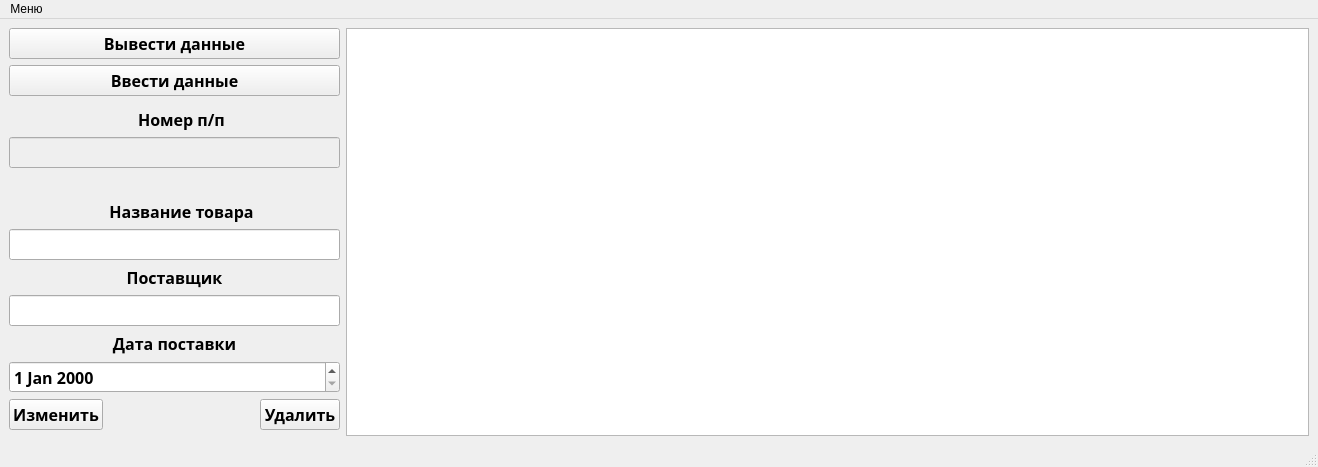
<?xml version="1.0" encoding="UTF-8"?>
<ui version="4.0">
 <class>MainWindow</class>
 <widget class="QMainWindow" name="MainWindow">
  <property name="geometry">
   <rect>
    <x>0</x>
    <y>0</y>
    <width>1318</width>
    <height>420</height>
   </rect>
  </property>
  <property name="windowTitle">
   <string>MainWindow</string>
  </property>
  <widget class="QWidget" name="centralwidget">
   <layout class="QGridLayout" name="gridLayout">
    <item row="9" column="0" colspan="3">
     <widget class="QLabel" name="label_3">
      <property name="font">
       <font>
        <family>Ubuntu Mono</family>
        <pointsize>12</pointsize>
        <weight>75</weight>
        <bold>true</bold>
       </font>
      </property>
      <property name="text">
       <string>Поставщик</string>
      </property>
      <property name="alignment">
       <set>Qt::AlignCenter</set>
      </property>
     </widget>
    </item>
    <item row="3" column="1">
     <widget class="QLabel" name="label">
      <property name="font">
       <font>
        <family>Tlwg Mono</family>
        <pointsize>12</pointsize>
        <weight>75</weight>
        <bold>true</bold>
       </font>
      </property>
      <property name="text">
       <string>Номер п/п</string>
      </property>
      <property name="alignment">
       <set>Qt::AlignCenter</set>
      </property>
     </widget>
    </item>
    <item row="1" column="0" colspan="3">
     <widget class="QPushButton" name="pushButton_2">
      <property name="font">
       <font>
        <family>Ubuntu Mono</family>
        <pointsize>12</pointsize>
        <weight>75</weight>
        <bold>true</bold>
       </font>
      </property>
      <property name="text">
       <string>Ввести данные</string>
      </property>
     </widget>
    </item>
    <item row="8" column="0" colspan="3">
     <widget class="QLineEdit" name="lineEdit_2">
      <property name="font">
       <font>
        <family>Tlwg Mono</family>
        <pointsize>12</pointsize>
        <weight>75</weight>
        <bold>true</bold>
       </font>
      </property>
     </widget>
    </item>
    <item row="4" column="0" colspan="3">
     <widget class="QLineEdit" name="lineEdit">
      <property name="enabled">
       <bool>false</bool>
      </property>
      <property name="font">
       <font>
        <family>Tlwg Mono</family>
        <pointsize>12</pointsize>
        <weight>75</weight>
        <bold>true</bold>
       </font>
      </property>
     </widget>
    </item>
    <item row="0" column="3" rowspan="15">
     <widget class="QTableView" name="tableView">
      <property name="enabled">
       <bool>true</bool>
      </property>
     </widget>
    </item>
    <item row="7" column="1">
     <widget class="QLabel" name="label_2">
      <property name="font">
       <font>
        <family>Tlwg Mono</family>
        <pointsize>12</pointsize>
        <weight>75</weight>
        <bold>true</bold>
       </font>
      </property>
      <property name="text">
       <string>Название товара</string>
      </property>
      <property name="alignment">
       <set>Qt::AlignCenter</set>
      </property>
     </widget>
    </item>
    <item row="0" column="0" colspan="3">
     <widget class="QPushButton" name="pushButton">
      <property name="font">
       <font>
        <family>Ubuntu Mono</family>
        <pointsize>12</pointsize>
        <weight>75</weight>
        <italic>false</italic>
        <bold>true</bold>
       </font>
      </property>
      <property name="text">
       <string>Вывести данные</string>
      </property>
     </widget>
    </item>
    <item row="10" column="0" colspan="3">
     <widget class="QLineEdit" name="lineEdit_3">
      <property name="font">
       <font>
        <family>Tlwg Mono</family>
        <pointsize>12</pointsize>
        <weight>75</weight>
        <bold>true</bold>
       </font>
      </property>
     </widget>
    </item>
    <item row="13" column="2">
     <widget class="QPushButton" name="pushButton_4">
      <property name="font">
       <font>
        <family>Ubuntu Mono</family>
        <pointsize>12</pointsize>
        <weight>75</weight>
        <bold>true</bold>
       </font>
      </property>
      <property name="text">
       <string>Удалить</string>
      </property>
     </widget>
    </item>
    <item row="13" column="0">
     <widget class="QPushButton" name="pushButton_3">
      <property name="font">
       <font>
        <family>Ubuntu Mono</family>
        <pointsize>12</pointsize>
        <weight>75</weight>
        <bold>true</bold>
       </font>
      </property>
      <property name="text">
       <string>Изменить</string>
      </property>
     </widget>
    </item>
    <item row="11" column="0" colspan="3">
     <widget class="QLabel" name="label_5">
      <property name="font">
       <font>
        <family>Ubuntu Mono</family>
        <pointsize>12</pointsize>
        <weight>75</weight>
        <bold>true</bold>
       </font>
      </property>
      <property name="text">
       <string>Дата поставки</string>
      </property>
      <property name="alignment">
       <set>Qt::AlignCenter</set>
      </property>
     </widget>
    </item>
    <item row="12" column="0" colspan="3">
     <widget class="QDateEdit" name="dateEdit">
      <property name="font">
       <font>
        <family>Ubuntu Mono</family>
        <pointsize>12</pointsize>
        <weight>75</weight>
        <bold>true</bold>
       </font>
      </property>
     </widget>
    </item>
    <item row="6" column="0">
     <widget class="QLabel" name="label_4">
      <property name="text">
       <string/>
      </property>
     </widget>
    </item>
   </layout>
  </widget>
  <widget class="QStatusBar" name="statusbar">
   <property name="enabled">
    <bool>true</bool>
   </property>
  </widget>
  <widget class="QMenuBar" name="menubar">
   <property name="enabled">
    <bool>true</bool>
   </property>
   <property name="geometry">
    <rect>
     <x>0</x>
     <y>0</y>
     <width>1318</width>
     <height>21</height>
    </rect>
   </property>
   <widget class="QMenu" name="menu">
    <property name="title">
     <string>Меню</string>
    </property>
    <addaction name="action"/>
   </widget>
   <addaction name="menu"/>
  </widget>
  <action name="action">
   <property name="text">
    <string>Соединиться с БД</string>
   </property>
  </action>
 </widget>
 <resources/>
 <connections/>
</ui>
